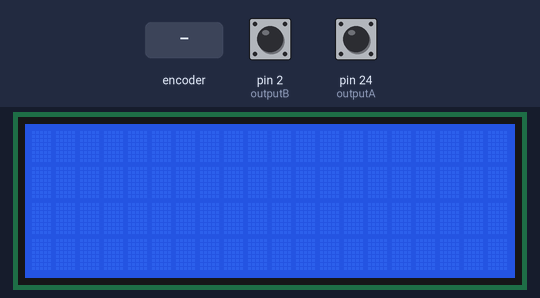
A sketch run on a simulated Arduino Mega 2560, built with avr-gcc and run on an emulated ATmega2560. Shown: 20×4 character LCD. The inputs (shaded band) are chosen by the test bench; at power-on: pin 2 (outputB) HIGH, pin 24 (outputA) HIGH. What the sketch prints to the serial monitor is not drawn.

Above: at 1.2 s.
1.3 s: rotary encoder on pin 24 (outputA) / pin 2 (outputB) turned 3 steps (first pin leading)
At 3.0 s:
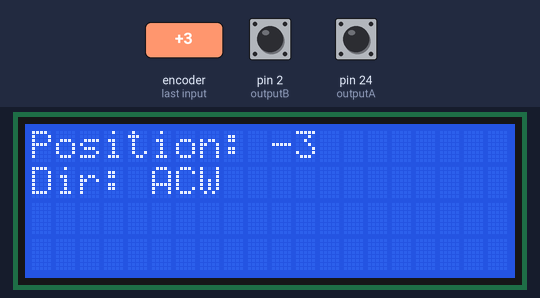
3.4 s: rotary encoder on pin 24 (outputA) / pin 2 (outputB) turned 2 steps (second pin leading)
At 4.2 s:
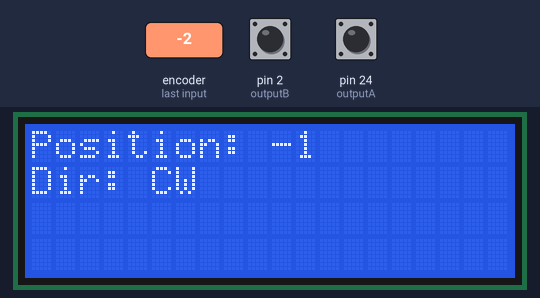
5.3 s: rotary encoder on pin 24 (outputA) / pin 2 (outputB) turned 3 steps (first pin leading)
At 6.0 s:
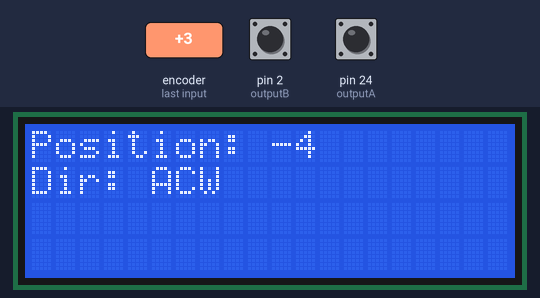
Timing chart, 0 to 8.3 s (numbered marks = the images above; inputs shaded):
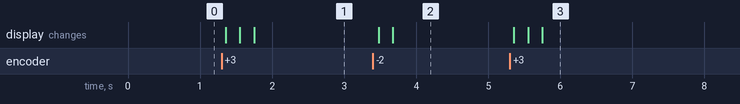

Measured:
- after the input at 1.3 s, the display: first changes after 0.05 s (image 1 shows a later state)
- after the input at 3.4 s, the display: first changes after 0.08 s (image 2 shows a later state)
- after the input at 5.3 s, the display: first changes after 0.05 s (image 3 shows a later state)

The sketch:

steps.ino
```cpp
// https://www.circuitschools.com/rotary-encoder-with-arduino-in-detail-with-example-codes/#Arduino_Rotary_encoder_Example_code_to_read_position_and_direction_of_Rotation
// https://lastminuteengineers.com/rotary-encoder-arduino-tutorial/

//DT (Output B) is similar to CLK output, but it lags behind CLK by a 90° phase shift.
//This output is used to determine the direction of rotation.
//CLK (Output A) is the primary output pulse to determine the amount of rotation.
//Each time the knob is turned in either direction by just one detent (click), the ‘CLK’ output goes through one cycle of going HIGH and then LOW.

// Rotary Encoder Inputs
///////Left motor
//#define outputA 23     //CLK to D23
//#define outputB 3     //DT to D3

//////Right motor
#define outputA 24     //CLK to D24
#define outputB 2     //DT to D2
//#define SW 19

// include the library code:
#include <LiquidCrystal.h>

// initialize the library by associating any needed LCD interface pin
// with the arduino pin number it is connected to
const int rs = 37, en = 36, d4 = 35, d5 = 34, d6 = 33, d7 = 32;
LiquidCrystal lcd(rs, en, d4, d5, d6, d7);

int counter = 0;
int currentStateA;
int lastStateA;
String currentDir = "";

void setup() {
  // set up the LCD's number of columns and rows:
  lcd.begin(20, 4);
  // Setup Serial Monitor
  Serial.begin(9600);

  // Set encoder pins as inputs
  pinMode(outputA, INPUT);
  pinMode(outputB, INPUT);

  // Read the initial state of outputA
  lastStateA = digitalRead(outputA);
}

void loop() {
  // Read the current state of outputA
  currentStateA = digitalRead(outputA);

  // If last and current state of outputA are different, then pulse occurred
  // React to only 1 state change to avoid double count
  if (currentStateA != lastStateA  && currentStateA == 1) {
    // If the outputB state is different than the outputA state then
    // the encoder is rotating CCW so decrement
    if (digitalRead(outputB) != currentStateA) {
      counter --;
      currentDir = "ACW";// anti-clockwise
    }
    else {
      // Encoder is rotating CW so increment
      counter ++;
      currentDir = "CW ";//clockwise
    }

    Serial.print("Direction: ");
    Serial.print(currentDir);
    Serial.print(" | Counter: ");
    Serial.println(counter);// counter for one round is the steps number

    lcd.setCursor(0, 0);
    lcd.print("Position: ");
    lcd.setCursor(10, 0);
    lcd.print(counter);

    lcd.setCursor(0, 1);
    lcd.print("Dir: ");
    lcd.setCursor(5, 1);
    lcd.print(currentDir);
  }

  // Remember last outputA state
  lastStateA = currentStateA;

  // Put in a slight delay to help debounce the reading
  delay(1);
}
```
